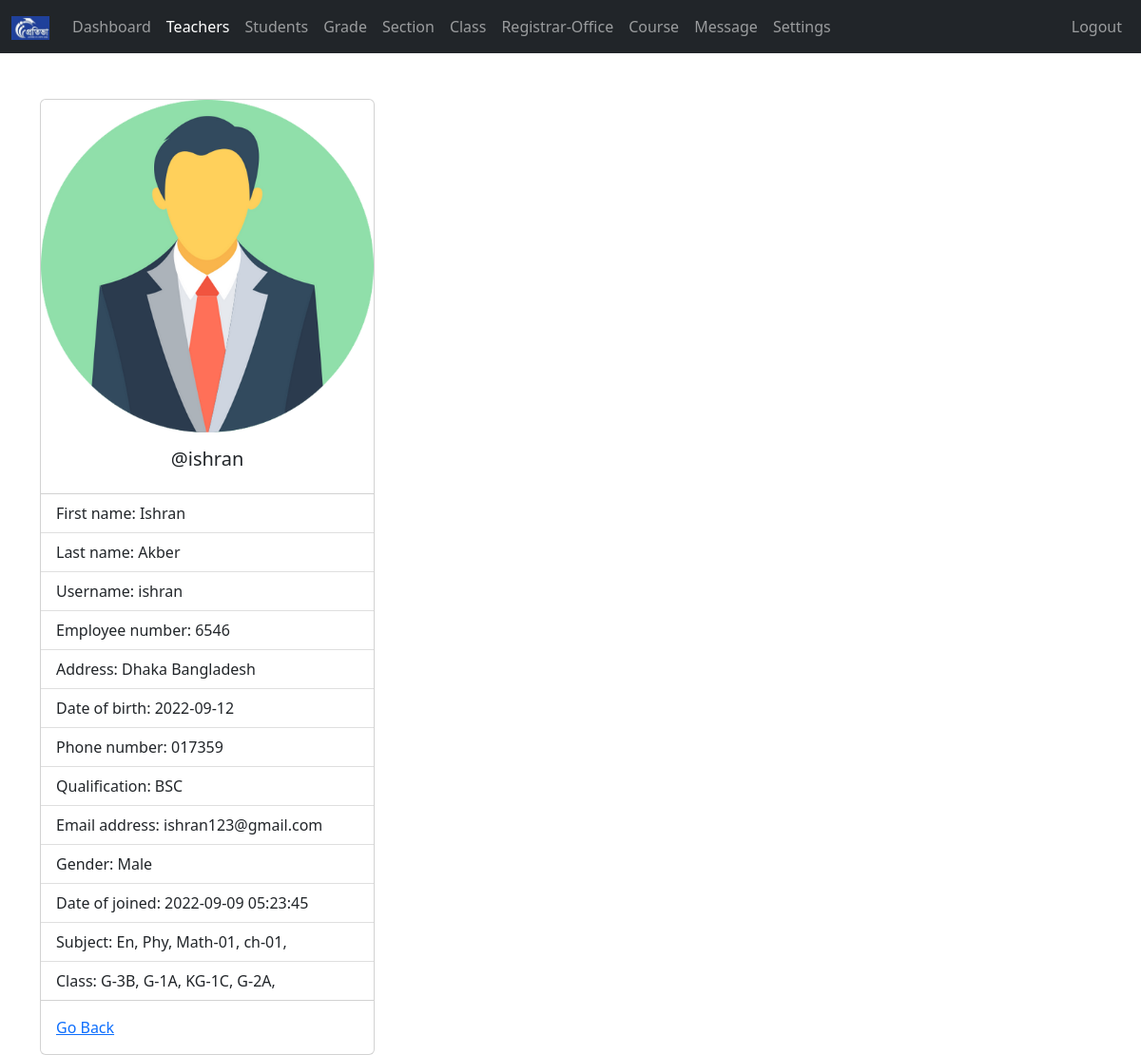
Screenshot of /admin/teacher-view.php?teacher_id=1 (signed in) with the database file from the repository.
### tables this page shows
CREATE TABLE `teachers` (
  `teacher_id` int(11) NOT NULL,
  `username` varchar(127) NOT NULL,
  `password` varchar(255) NOT NULL,
  `class` varchar(31) NOT NULL,
  `fname` varchar(127) NOT NULL,
  `lname` varchar(127) NOT NULL,
  `subjects` varchar(31) NOT NULL,
  `address` varchar(31) NOT NULL,
  `employee_number` int(11) NOT NULL,
  `date_of_birth` date DEFAULT NULL,
  `phone_number` varchar(31) NOT NULL,
  `qualification` varchar(127) NOT NULL,
  `gender` varchar(7) NOT NULL,
  `email_address` varchar(255) NOT NULL,
  `date_of_joined` datetime NOT NULL DEFAULT current_timestamp()
);

### admin/data/teacher.php (called while the page is built, shortened)
<?php
function getTeacherById($teacher_id, $conn){
  $sql = "SELECT * FROM teachers
          WHERE teacher_id=?";
  $stmt = $conn->prepare($sql);
  $stmt->execute([$teacher_id]);
  if ($stmt->rowCount() == 1) {
    $teacher = $stmt->fetch();
    return $teacher;
  }else {
  return 0;
  }
}

### admin/data/subject.php (called while the page is built, shortened)
<?php
function getSubjectById($subject_id, $conn){
  $sql = "SELECT * FROM subjects
          WHERE subject_id=?";
  $stmt = $conn->prepare($sql);
  $stmt->execute([$subject_id]);
  if ($stmt->rowCount() == 1) {
    $subject = $stmt->fetch();
    return $subject;
  }else {
  return 0;
  }
}
?>

### admin/data/class.php (called while the page is built, shortened)
<?php
function getClassById($class_id, $conn){
  $sql = "SELECT * FROM class
          WHERE class_id=?";
  $stmt = $conn->prepare($sql);
  $stmt->execute([$class_id]);
  if ($stmt->rowCount() == 1) {
    $class = $stmt->fetch();
    return $class;
  }else {
    return 0;
  }
}

### admin/data/grade.php (called while the page is built, shortened)
<?php
function getGradeById($grade_id, $conn){
  $sql = "SELECT * FROM grades
          WHERE grade_id=?";
  $stmt = $conn->prepare($sql);
  $stmt->execute([$grade_id]);
  if ($stmt->rowCount() == 1) {
    $grade = $stmt->fetch();
    return $grade;
  }else {
    return 0;
  }
}

### admin/data/section.php (called while the page is built, shortened)
<?php
function getSectioById($section_id, $conn){
  $sql = "SELECT * FROM section
          WHERE section_id=?";
  $stmt = $conn->prepare($sql);
  $stmt->execute([$section_id]);
  if ($stmt->rowCount() == 1) {
    $section = $stmt->fetch();
    return $section;
  }else {
  return 0;
  }
}

### admin/teacher-view.php (the view, shortened to what this page needs)
<?php
if (isset($_SESSION['admin_id']) &&
  isset($_SESSION['role'])) {
  if ($_SESSION['role'] == 'Admin') {
      include "../DB_connection.php";
      include "data/teacher.php";
      include "data/subject.php";
      include "data/grade.php";
      include "data/section.php";
      include "data/class.php";
      if(isset($_GET['teacher_id'])){
      $teacher_id = $_GET['teacher_id'];
      $teacher = getTeacherById($teacher_id,$conn);
?>
<!DOCTYPE html>
<html lang="en">
<head>
<link rel="stylesheet" href="https://cdn.jsdelivr.net/npm/bootstrap@5.2.0/dist/css/bootstrap.min.css">
<link rel="stylesheet" href="../css/style.css">
<link rel="stylesheet" href="https://cdnjs.cloudflare.com/ajax/libs/font-awesome/4.7.0/css/font-awesome.min.css">
</head>
<body>
  <?php
      include "inc/navbar.php";
      if ($teacher != 0) {
    ?>
    <div class="container mt-5">
        <div class="card" style="width: 22rem;">
        <img src="../img/teacher-<?=$teacher['gender']?>.png" class="card-img-top" alt="...">
        <div class="card-body">
          <h5 class="card-title text-center">@<?=$teacher['username']?></h5>
        </div>
        <ul class="list-group list-group-flush">
          <li class="list-group-item">First name: <?=$teacher['fname']?></li>
          <li class="list-group-item">Last name: <?=$teacher['lname']?></li>
          <li class="list-group-item">Username: <?=$teacher['username']?></li>
          <li class="list-group-item">Employee number: <?=$teacher['employee_number']?></li>
          <li class="list-group-item">Address: <?=$teacher['address']?></li>
          <li class="list-group-item">Date of birth: <?=$teacher['date_of_birth']?></li>
          <li class="list-group-item">Phone number: <?=$teacher['phone_number']?></li>
          <li class="list-group-item">Qualification: <?=$teacher['qualification']?></li>
          <li class="list-group-item">Email address: <?=$teacher['email_address']?></li>
          <li class="list-group-item">Gender: <?=$teacher['gender']?></li>
          <li class="list-group-item">Date of joined: <?=$teacher['date_of_joined']?></li>
          <li class="list-group-item">Subject:
              <?php
                  $s = '';
                  $subjects = str_split(trim($teacher['subjects']));
                  foreach ($subjects as $subject) {
                    $s_temp = getSubjectById($subject, $conn);
                    if ($s_temp != 0)
                      $s .=$s_temp['subject_code'].', ';
                  }
                  echo $s;
              ?>
          </li>
          <li class="list-group-item">Class:
                <?php
                    $c = '';
                    $classes = str_split(trim($teacher['class']));
                    foreach ($classes as $class_id) {
                        $class = getClassById($class_id, $conn);
                      $c_temp = getGradeById($class['grade'], $conn);
                      $section = getSectioById($class['section'], $conn);
                      if ($c_temp != 0)
                        $c .=$c_temp['grade_code'].'-'.
                              $c_temp['grade'].$section['section'].', ';
                    }
                    echo $c;
                ?>
          </li>
        </ul>
        <div class="card-body">
          <a href="teacher.php" class="card-link">Go Back</a>
        </div>
      </div>
    </div>
    <?php
      }else {
        header("Location: teacher.php");
        exit;
      }
    ?>
</body>
</html>
<?php
  }else {
      header("Location: teacher.php");
      exit;
  }
}else {
  header("Location: ../login.php");
  exit;
}
}else {
header("Location: ../login.php");
exit;
}
?>

### admin/inc/navbar.php (shortened to what this page needs)
<nav class="navbar navbar-expand-lg navbar-dark bg-dark">
<div class="container-fluid">
  <a class="navbar-brand" href="index.php">
    <img src="../logo2.png" width="40">
  </a>
  <div class="collapse navbar-collapse" id="navbarSupportedContent">
    <ul class="navbar-nav me-auto mb-2 mb-lg-0"
        id="navLinks">
      <li class="nav-item">
        <a class="nav-link"
            aria-current="page"
            href="index.php">Dashboard</a>
      </li>
      <li class="nav-item">
        <a class="nav-link" href="teacher.php">Teachers</a>
      </li>
      <li class="nav-item">
        <a class="nav-link" href="student.php">Students</a>
      </li>
      <li class="nav-item">
        <a class="nav-link" href="grade.php">Grade</a>
      </li>
      <li class="nav-item">
        <a class="nav-link" href="section.php">Section</a>
      </li>
      <li class="nav-item">
        <a class="nav-link" href="class.php">Class</a>
      </li>
      <li class="nav-item">
        <a class="nav-link" href="registrar-office.php">Registrar-Office</a>
      </li>
      <li class="nav-item">
        <a class="nav-link" href="course.php">Course</a>
      </li>
      <li class="nav-item">
        <a class="nav-link" href="message.php">Message</a>
      </li>
      <li class="nav-item">
        <a class="nav-link" href="settings.php">Settings</a>
      </li>
    </ul>
    <ul class="navbar-nav me-right mb-2 mb-lg-0">
      <li class="nav-item">
        <a class="nav-link" href="../logout.php">Logout</a>
      </li>
    </ul>
</div>
  </div>
</nav>

### rows the page displays
teachers: gender (picture), username "ishran", fname "Ishran", lname "Akber", employee_number "6546", address "Dhaka Bangladesh", date_of_birth "2022-09-12", phone_number "017359", qualification "BSC", email_address "ishran123@gmail.com", gender "Male", date_of_joined "2022-09-09 05:23:45"

### other values shown
$s "En, Phy, Math-01, ch-01,"
$c "G-3B, G-1A, KG-1C, G-2A,"
